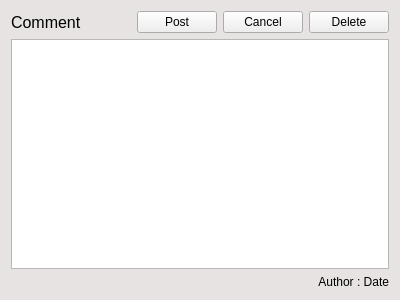
<?xml version="1.0" encoding="UTF-8"?>
<ui version="4.0">
 <class>CommentWidgetItem</class>
 <widget class="QWidget" name="CommentWidgetItem">
  <property name="geometry">
   <rect>
    <x>0</x>
    <y>0</y>
    <width>400</width>
    <height>300</height>
   </rect>
  </property>
  <property name="windowTitle">
   <string>Form</string>
  </property>
  <property name="styleSheet">
   <string notr="true">QWidget#CommentWidgetItem {
background-color: rgb(232, 227, 227);
}
</string>
  </property>
  <layout class="QVBoxLayout" name="verticalLayout">
   <item>
    <layout class="QHBoxLayout" name="horizontalLayout_2">
     <item>
      <widget class="QLabel" name="commentLabel">
       <property name="sizePolicy">
        <sizepolicy hsizetype="Expanding" vsizetype="Preferred">
         <horstretch>0</horstretch>
         <verstretch>0</verstretch>
        </sizepolicy>
       </property>
       <property name="font">
        <font>
         <pointsize>12</pointsize>
        </font>
       </property>
       <property name="styleSheet">
        <string notr="true">background-color: rgb(232, 227, 227);</string>
       </property>
       <property name="text">
        <string>Comment</string>
       </property>
      </widget>
     </item>
     <item>
      <widget class="QPushButton" name="savePostButton">
       <property name="text">
        <string>Post</string>
       </property>
      </widget>
     </item>
     <item>
      <widget class="QPushButton" name="cancelEditButton">
       <property name="text">
        <string>Cancel</string>
       </property>
      </widget>
     </item>
     <item>
      <widget class="QPushButton" name="deleteBtn">
       <property name="text">
        <string>Delete</string>
       </property>
      </widget>
     </item>
    </layout>
   </item>
   <item>
    <widget class="QTextEdit" name="commentEdit"/>
   </item>
   <item>
    <layout class="QHBoxLayout" name="horizontalLayout">
     <item>
      <widget class="QLabel" name="infoLabel">
       <property name="styleSheet">
        <string notr="true">background-color: rgb(232, 227, 227);</string>
       </property>
       <property name="text">
        <string>Author : Date</string>
       </property>
       <property name="alignment">
        <set>Qt::AlignRight|Qt::AlignTrailing|Qt::AlignVCenter</set>
       </property>
      </widget>
     </item>
    </layout>
   </item>
  </layout>
 </widget>
 <resources/>
 <connections/>
</ui>
